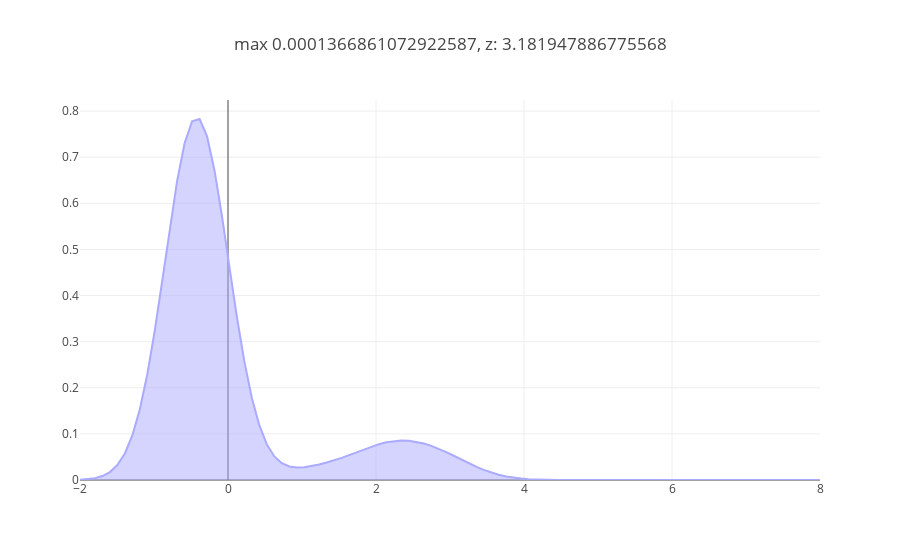

Here is the notebook cell this chart was saved with:
### Code cell
from sklearn.neighbors import KernelDensity

probs_keys= list(Theta_record.keys())
probs_vector= [Theta_record[th]['probs'] for th in probs_keys]
probs_vector= np.array(probs_vector).reshape(-1,1)

Z= (probs_vector - np.mean(probs_vector)) / np.std(probs_vector)

bandwidth = estimate_bandwidth(Z, quantile=0.2, n_samples=500)

X_plot = np.linspace(-2, 8, 100)[:, np.newaxis]

kde_plot = KernelDensity(kernel='gaussian', bandwidth=bandwidth).fit(Z)
log_dens = kde_plot.score_samples(X_plot)

fig_dens_I= [go.Scatter(x=X_plot[:, 0], y=np.exp(log_dens),
                            mode='lines', fill='tozeroy',
                            line=dict(color='#AAAAFF', width=2))]

layout= go.Layout(
    title= 'max {}, z: {}'.format(max(probs_vector)[0], max(Z)[0])
)

Figure= go.Figure(data= fig_dens_I, layout= layout)
iplot(Figure)
